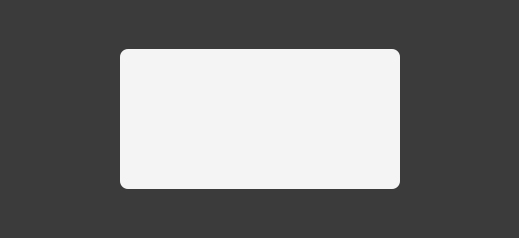
<?xml version="1.0" encoding="UTF-8"?>
<ui version="4.0">
 <class>GreyedDialog</class>
 <widget class="QDialog" name="GreyedDialog">
  <property name="geometry">
   <rect>
    <x>0</x>
    <y>0</y>
    <width>519</width>
    <height>238</height>
   </rect>
  </property>
  <property name="sizePolicy">
   <sizepolicy hsizetype="Expanding" vsizetype="Expanding">
    <horstretch>0</horstretch>
    <verstretch>0</verstretch>
   </sizepolicy>
  </property>
  <property name="windowTitle">
   <string>Dialog</string>
  </property>
  <property name="styleSheet">
   <string notr="true">#GreyedDialog {
    background-color: rgba(51, 51, 51, 204);
}

#MainWidget {
    background-color: #F4F4F4;
    border-radius: 8px;
}

#button_close {
    background-color: none;
    border: none;
}</string>
  </property>
  <property name="modal">
   <bool>true</bool>
  </property>
  <layout class="QVBoxLayout" name="vertical_layout">
   <property name="spacing">
    <number>0</number>
   </property>
   <property name="leftMargin">
    <number>0</number>
   </property>
   <property name="topMargin">
    <number>0</number>
   </property>
   <property name="rightMargin">
    <number>0</number>
   </property>
   <property name="bottomMargin">
    <number>0</number>
   </property>
   <item>
    <spacer name="spacer_top">
     <property name="orientation">
      <enum>Qt::Vertical</enum>
     </property>
     <property name="sizeType">
      <enum>QSizePolicy::Expanding</enum>
     </property>
     <property name="sizeHint" stdset="0">
      <size>
       <width>20</width>
       <height>6</height>
      </size>
     </property>
    </spacer>
   </item>
   <item>
    <layout class="QHBoxLayout" name="horizontal_layout">
     <property name="spacing">
      <number>0</number>
     </property>
     <item>
      <spacer name="spacer_left">
       <property name="orientation">
        <enum>Qt::Horizontal</enum>
       </property>
       <property name="sizeType">
        <enum>QSizePolicy::Expanding</enum>
       </property>
       <property name="sizeHint" stdset="0">
        <size>
         <width>100</width>
         <height>20</height>
        </size>
       </property>
      </spacer>
     </item>
     <item>
      <widget class="QWidget" name="MainWidget" native="true">
       <property name="sizePolicy">
        <sizepolicy hsizetype="Expanding" vsizetype="Fixed">
         <horstretch>0</horstretch>
         <verstretch>0</verstretch>
        </sizepolicy>
       </property>
       <property name="minimumSize">
        <size>
         <width>0</width>
         <height>0</height>
        </size>
       </property>
       <layout class="QVBoxLayout" name="verticalLayout_3">
        <property name="spacing">
         <number>10</number>
        </property>
        <property name="sizeConstraint">
         <enum>QLayout::SetMaximumSize</enum>
        </property>
        <property name="leftMargin">
         <number>40</number>
        </property>
        <property name="topMargin">
         <number>40</number>
        </property>
        <property name="rightMargin">
         <number>40</number>
        </property>
        <property name="bottomMargin">
         <number>40</number>
        </property>
        <item>
         <layout class="QHBoxLayout" name="horizontalLayout_2">
          <property name="sizeConstraint">
           <enum>QLayout::SetDefaultConstraint</enum>
          </property>
          <item>
           <widget class="QWidget" name="widget_title" native="true">
            <property name="minimumSize">
             <size>
              <width>200</width>
              <height>0</height>
             </size>
            </property>
            <layout class="QHBoxLayout" name="horizontalLayout_3">
             <property name="spacing">
              <number>0</number>
             </property>
             <property name="leftMargin">
              <number>0</number>
             </property>
             <property name="topMargin">
              <number>0</number>
             </property>
             <property name="rightMargin">
              <number>0</number>
             </property>
             <property name="bottomMargin">
              <number>0</number>
             </property>
             <item>
              <widget class="QLabel" name="label_title">
               <property name="font">
                <font>
                 <pointsize>14</pointsize>
                 <weight>75</weight>
                 <bold>true</bold>
                </font>
               </property>
               <property name="text">
                <string/>
               </property>
              </widget>
             </item>
             <item>
              <spacer name="horizontalSpacer_3">
               <property name="orientation">
                <enum>Qt::Horizontal</enum>
               </property>
               <property name="sizeHint" stdset="0">
                <size>
                 <width>40</width>
                 <height>20</height>
                </size>
               </property>
              </spacer>
             </item>
             <item>
              <widget class="Button" name="button_close">
               <property name="minimumSize">
                <size>
                 <width>40</width>
                 <height>40</height>
                </size>
               </property>
               <property name="maximumSize">
                <size>
                 <width>40</width>
                 <height>40</height>
                </size>
               </property>
               <property name="cursor">
                <cursorShape>PointingHandCursor</cursorShape>
               </property>
               <property name="focusPolicy">
                <enum>Qt::ClickFocus</enum>
               </property>
               <property name="toolTip">
                <string>TEXT_DIALOG_CLOSE_TOOLTIP</string>
               </property>
               <property name="text">
                <string/>
               </property>
               <property name="icon">
                <iconset resource="../rc/resources.qrc">
                 <normaloff>:/icons/images/material/close.svg</normaloff>:/icons/images/material/close.svg</iconset>
               </property>
               <property name="iconSize">
                <size>
                 <width>24</width>
                 <height>24</height>
                </size>
               </property>
               <property name="flat">
                <bool>true</bool>
               </property>
               <property name="color" stdset="0">
                <color>
                 <red>51</red>
                 <green>51</green>
                 <blue>51</blue>
                </color>
               </property>
               <property name="hover_color" stdset="0">
                <color>
                 <red>0</red>
                 <green>0</green>
                 <blue>0</blue>
                </color>
               </property>
              </widget>
             </item>
            </layout>
           </widget>
          </item>
         </layout>
        </item>
        <item>
         <layout class="QHBoxLayout" name="main_layout">
          <property name="sizeConstraint">
           <enum>QLayout::SetDefaultConstraint</enum>
          </property>
          <property name="topMargin">
           <number>20</number>
          </property>
         </layout>
        </item>
       </layout>
      </widget>
     </item>
     <item>
      <spacer name="spacer_right">
       <property name="orientation">
        <enum>Qt::Horizontal</enum>
       </property>
       <property name="sizeType">
        <enum>QSizePolicy::Expanding</enum>
       </property>
       <property name="sizeHint" stdset="0">
        <size>
         <width>100</width>
         <height>20</height>
        </size>
       </property>
      </spacer>
     </item>
    </layout>
   </item>
   <item>
    <spacer name="spacer_bottom">
     <property name="orientation">
      <enum>Qt::Vertical</enum>
     </property>
     <property name="sizeType">
      <enum>QSizePolicy::Expanding</enum>
     </property>
     <property name="sizeHint" stdset="0">
      <size>
       <width>20</width>
       <height>6</height>
      </size>
     </property>
    </spacer>
   </item>
  </layout>
 </widget>
 <customwidgets>
  <customwidget>
   <class>Button</class>
   <extends>QPushButton</extends>
   <header>guardata.client.gui.custom_widgets</header>
  </customwidget>
 </customwidgets>
 <resources>
  <include location="../rc/resources.qrc"/>
 </resources>
 <connections>
  <connection>
   <sender>button_close</sender>
   <signal>clicked()</signal>
   <receiver>GreyedDialog</receiver>
   <slot>reject()</slot>
   <hints>
    <hint type="sourcelabel">
     <x>576</x>
     <y>191</y>
    </hint>
    <hint type="destinationlabel">
     <x>423</x>
     <y>294</y>
    </hint>
   </hints>
  </connection>
 </connections>
</ui>
